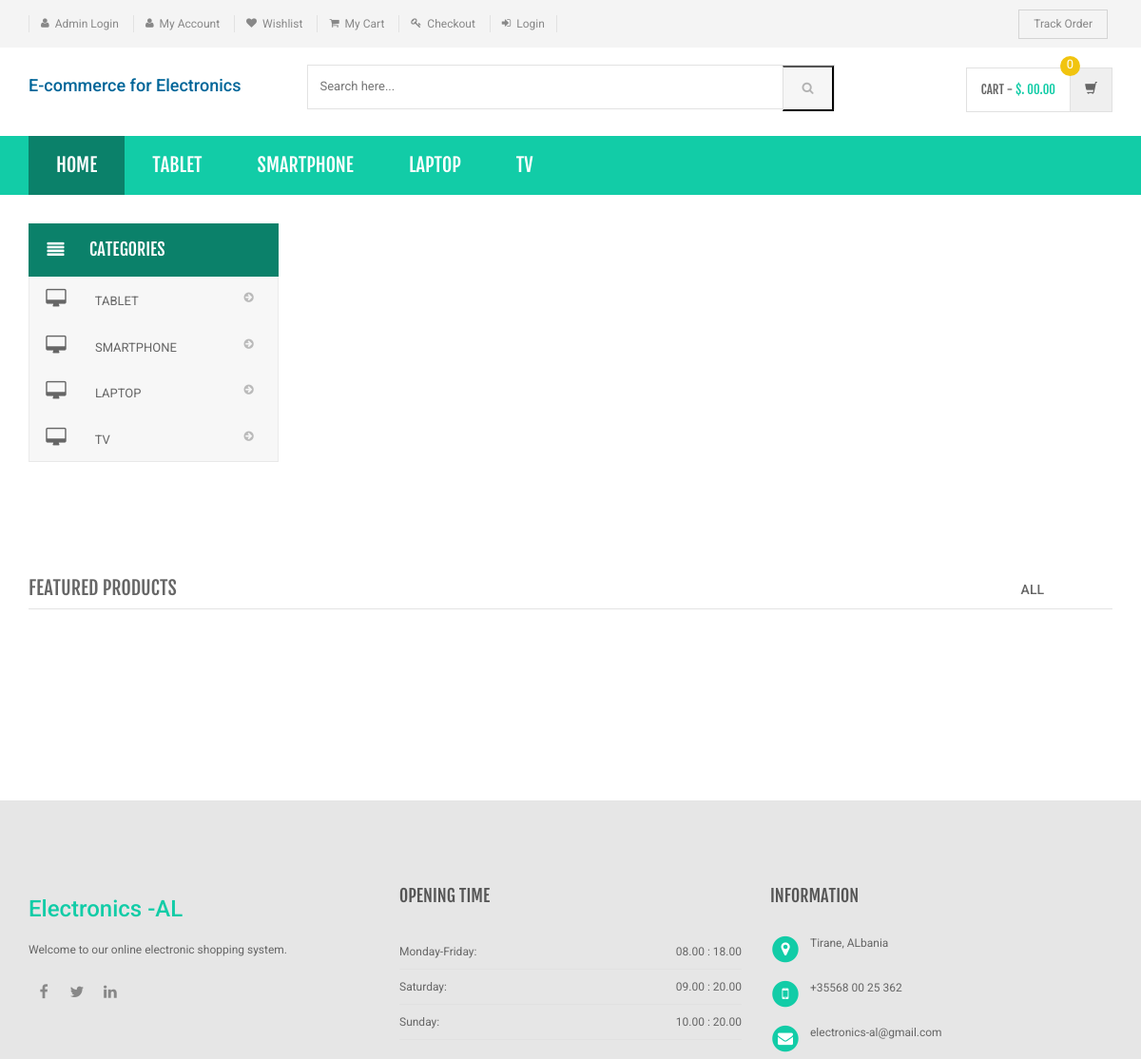
The page / on the database its author committed.
### tables this page shows
CREATE TABLE IF NOT EXISTS `category` (
  `id` int(11) NOT NULL AUTO_INCREMENT,
  `categoryName` varchar(255) DEFAULT NULL,
  `categoryDescription` longtext,
  `creationDate` timestamp NOT NULL DEFAULT CURRENT_TIMESTAMP,
  `updationDate` varchar(255) DEFAULT NULL,
  PRIMARY KEY (`id`)
);

### index.php (the view, shortened to what this page needs)
<?php
include('includes/config.php');
?>
<!DOCTYPE html>
<html lang="en">
	<head>
	    <link rel="stylesheet" href="assets/css/bootstrap.min.css">
	    <link rel="stylesheet" href="assets/css/main.css">
	    <link rel="stylesheet" href="assets/css/owl.carousel.css">
		<link rel="stylesheet" href="assets/css/owl.transitions.css">
		<link href="assets/css/lightbox.css" rel="stylesheet">
		<link rel="stylesheet" href="assets/css/animate.min.css">
		<link rel="stylesheet" href="assets/css/rateit.css">
		<link rel="stylesheet" href="assets/css/bootstrap-select.min.css">
		<link rel="stylesheet" href="assets/css/config.css">
		<link href="assets/css/green.css" rel="alternate stylesheet" title="Green color">
		<link href="assets/css/blue.css" rel="alternate stylesheet" title="Blue color">
		<link href="assets/css/red.css" rel="alternate stylesheet" title="Red color">
		<link href="assets/css/orange.css" rel="alternate stylesheet" title="Orange color">
		<link href="assets/css/dark-green.css" rel="alternate stylesheet" title="Darkgreen color">
		<link rel="stylesheet" href="assets/css/font-awesome.min.css">
	</head>
    <body class="cnt-home">
<header class="header-style-1">
<?php include('includes/top-header.php');?>
<?php include('includes/main-header.php');?>
<?php include('includes/menu-bar.php');?>
</header>
<div class="body-content outer-top-xs" id="top-banner-and-menu">
	<div class="container">
		<div class="furniture-container homepage-container">
		<div class="row">
			<div class="col-xs-12 col-sm-12 col-md-3 sidebar">
	<?php include('includes/side-menu.php');?>
			</div>
			<div class="col-xs-12 col-sm-12 col-md-9 homebanner-holder">
<div id="hero" class="homepage-slider3">
</div>
			</div>
		</div>
		<div id="product-tabs-slider" class="scroll-tabs inner-bottom-vs  wow fadeInUp" height="50%" width="100% ">
			<div class="more-info-tab clearfix">
			   <h3 class="new-product-title pull-left">Featured Products</h3>
				<ul class="nav nav-tabs nav-tab-line pull-right" id="new-products-1">
					<li class="active"><a href="#all" data-toggle="tab">All</a></li>
				</ul>
			</div>
		</div>
			<div class="sections prod-slider-small outer-top-small">
				<div class="row">
					<div class="col-md-6">
					</div>
					<div class="col-md-6">
					</div>
				</div>
			</div>
							</div>
</div>
</div>
<?php include('includes/footer.php');?>
</body>
</html>

### includes/menu-bar.php (shortened to what this page needs)
<div class="header-nav animate-dropdown">
    <div class="container">
        <div class="yamm navbar navbar-default" role="navigation">
            <div class="nav-bg-class">
                <div class="navbar-collapse collapse" id="mc-horizontal-menu-collapse">
	<div class="nav-outer">
		<ul class="nav navbar-nav">
			<li class="active dropdown yamm-fw">
				<a href="index.php" data-hover="dropdown" class="dropdown-toggle">Home</a>
			</li>
              <?php $sql=mysqli_query($con,"select id,categoryName  from category limit 6");
while($row=mysqli_fetch_array($sql))
{
    ?>
			<li class="dropdown yamm">
				<a href="category.php?cid=<?php echo $row['id'];?>"> <?php echo $row['categoryName'];?></a>
			</li>
			<?php } ?>
		</ul>
		<div class="clearfix"></div>
	</div>
</div>
            </div>
        </div>
    </div>
</div>

### includes/side-menu.php
<div class="side-menu animate-dropdown outer-bottom-xs">
    <div class="head" style="color:white" ><i class="icon fa fa-align-justify fa-fw" ></i> Categories</div>
    <nav class="yamm megamenu-horizontal" role="navigation">
        <ul class="nav">
            <li class="dropdown menu-item">
              <?php $sql=mysqli_query($con,"select id,categoryName  from category");
while($row=mysqli_fetch_array($sql))
{
    ?>
                <a href="category.php?cid=<?php echo $row['id'];?>" class="dropdown-toggle"><i class="icon fa fa-desktop fa-fw"></i>
                <?php echo $row['categoryName'];?></a>
                <?php }?>
</li>
</ul>
    </nav>
</div>

### assets/css/lightbox.css (style rules this page uses)
body:after { content: url(../images/close.png) url(../images/loading.gif) url(../images/prev.png) url(../images/next.png); display: none; }

### assets/css/green.css (style rules this page uses)
a { color: #abd07e; }
.header-style-1 .header-nav { background: #abd07e; }
.cnt-home .header-style-1 .header-nav .navbar .navbar-nav > li.active { background: #84b943; }

### assets/css/blue.css (style rules this page uses)
a { color: #3498db; }
.header-style-1 .header-nav { background: #3498db; }
.cnt-home .header-style-1 .header-nav .navbar .navbar-nav > li.active { background: #1d6ca1; }

### assets/css/red.css (style rules this page uses)
a { color: #ff6c6c; }
.header-style-1 .header-nav { background: #ff6c6c; }
.cnt-home .header-style-1 .header-nav .navbar .navbar-nav > li.active { background: #ff1a1a; }

### assets/css/orange.css (style rules this page uses)
a { color: #f39c12; }
.header-style-1 .header-nav { background: #f39c12; }
.cnt-home .header-style-1 .header-nav .navbar .navbar-nav > li.active { background: #ab6c09; }

### assets/css/dark-green.css (style rules this page uses)
a { color: #12cca7; }
.header-style-1 .header-nav { background: #12cca7; }
.cnt-home .header-style-1 .header-nav .navbar .navbar-nav > li.active { background: #0b816a; }

### rows shown on the page
category: categoryName "TABLET"
category: categoryName "SMARTPHONE"
category: categoryName "LAPTOP"
category: categoryName "TV"
